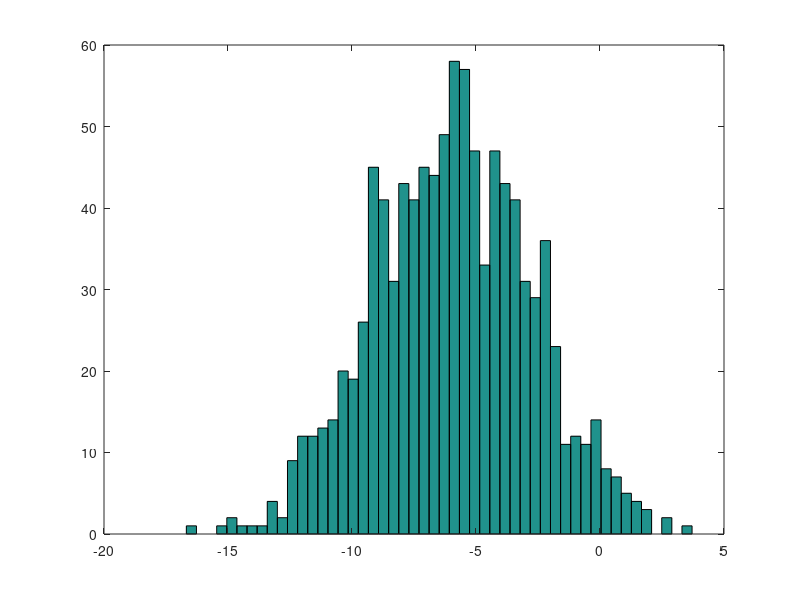

Reproduce this figure in MATLAB.
% Math operation
6+6
6-6
6*6
6/6
6^6

% Logical operation
1==2 
1~=2
1&&0
1||0
xor(1,0)

% Variable
a = 3  % print
a = 3; % tdk print
b = 'hi'
c = (3>=1)

% Output
a = pi;
a
disp(a) % complex print
disp(sprintf('%0.2f', a))
disp(sprintf('%0.6f', a))
format long % print banyak koma
a
format short % print sedikit koma
a

% Matrix
A = [1 2; 3 4; 5 6]
A = [
1 2;
3 4;
5 6]

% Vector
v = [1 2 3] % Row Vector
v = [1; 2; 3] % Column Vector

% Special Vector
v = 1:0.1:2 % Start:Step:End (inclusive)
v = 1:6 % Start:End (inclusive) dengan Step = 1

% Special Matrix
C = ones(2,3) % matrix 1 berdimensi 2x3
W = zeros(1,3) % matrix 0 berdimensi 1x3 (row vector)
w = rand(1,3) % random uniform dist [0,1], berdimensi 1x3 (row vector)
w = randn(1,3) % random normal dist N(0,1), berdimensi 1x3 (row vector)
I = eye(4) % matrix identitas 4x4

% Histogram
w = -6 + sqrt(10)* randn(1, 1000); % mean = -6, stddev = sqrt(10)
hist(w)
hist(w,50)

% Help Documentation
help eye % help <NAME>